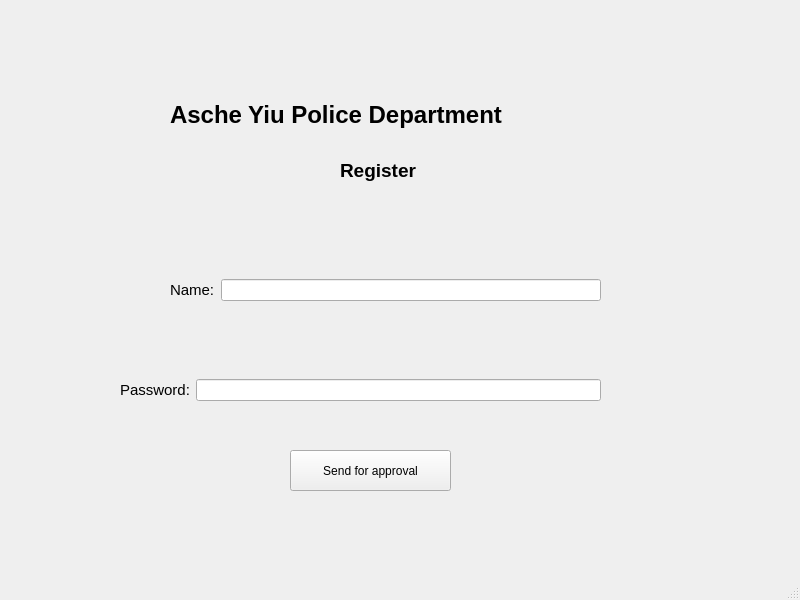
<?xml version="1.0" encoding="UTF-8"?>
<ui version="4.0">
 <class>MainWindow</class>
 <widget class="QMainWindow" name="MainWindow">
  <property name="geometry">
   <rect>
    <x>0</x>
    <y>0</y>
    <width>800</width>
    <height>600</height>
   </rect>
  </property>
  <property name="windowTitle">
   <string>MainWindow</string>
  </property>
  <widget class="QWidget" name="centralwidget">
   <widget class="QLabel" name="label">
    <property name="geometry">
     <rect>
      <x>170</x>
      <y>80</y>
      <width>451</width>
      <height>71</height>
     </rect>
    </property>
    <property name="text">
     <string>&lt;html&gt;&lt;head/&gt;&lt;body&gt;&lt;p&gt;&lt;span style=&quot; font-size:18pt; font-weight:600;&quot;&gt;Asche Yiu Police Department  &lt;/span&gt;&lt;/p&gt;&lt;/body&gt;&lt;/html&gt;</string>
    </property>
   </widget>
   <widget class="QLabel" name="label_2">
    <property name="geometry">
     <rect>
      <x>340</x>
      <y>150</y>
      <width>131</width>
      <height>81</height>
     </rect>
    </property>
    <property name="text">
     <string>&lt;html&gt;&lt;head/&gt;&lt;body&gt;&lt;p&gt;&lt;span style=&quot; font-size:14pt; font-weight:600;&quot;&gt;Register&lt;/span&gt;&lt;/p&gt;&lt;p&gt;&lt;br/&gt;&lt;/p&gt;&lt;/body&gt;&lt;/html&gt;</string>
    </property>
   </widget>
   <widget class="QWidget" name="horizontalLayoutWidget">
    <property name="geometry">
     <rect>
      <x>170</x>
      <y>250</y>
      <width>431</width>
      <height>80</height>
     </rect>
    </property>
    <layout class="QHBoxLayout" name="horizontalLayout">
     <item>
      <widget class="QLabel" name="label_3">
       <property name="text">
        <string>&lt;html&gt;&lt;head/&gt;&lt;body&gt;&lt;p&gt;&lt;span style=&quot; font-size:11pt;&quot;&gt;Name:&lt;/span&gt;&lt;/p&gt;&lt;/body&gt;&lt;/html&gt;</string>
       </property>
      </widget>
     </item>
     <item>
      <widget class="QLineEdit" name="lineEdit"/>
     </item>
    </layout>
   </widget>
   <widget class="QWidget" name="horizontalLayoutWidget_2">
    <property name="geometry">
     <rect>
      <x>120</x>
      <y>350</y>
      <width>481</width>
      <height>80</height>
     </rect>
    </property>
    <layout class="QHBoxLayout" name="horizontalLayout_2">
     <item>
      <widget class="QLabel" name="label_4">
       <property name="text">
        <string>&lt;html&gt;&lt;head/&gt;&lt;body&gt;&lt;p&gt;&lt;span style=&quot; font-size:11pt;&quot;&gt;Password:&lt;/span&gt;&lt;/p&gt;&lt;/body&gt;&lt;/html&gt;</string>
       </property>
      </widget>
     </item>
     <item>
      <widget class="QLineEdit" name="lineEdit_2"/>
     </item>
    </layout>
   </widget>
   <widget class="QPushButton" name="pushButton">
    <property name="geometry">
     <rect>
      <x>290</x>
      <y>450</y>
      <width>161</width>
      <height>41</height>
     </rect>
    </property>
    <property name="text">
     <string>Send for approval</string>
    </property>
   </widget>
  </widget>
  <widget class="QMenuBar" name="menubar">
   <property name="geometry">
    <rect>
     <x>0</x>
     <y>0</y>
     <width>800</width>
     <height>26</height>
    </rect>
   </property>
  </widget>
  <widget class="QStatusBar" name="statusbar"/>
 </widget>
 <resources/>
 <connections/>
</ui>
